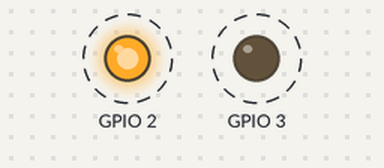
A program run on a simulated Raspberry Pi (BCM pin numbers). Shown: output pins drawn as LEDs (lit = HIGH). Dashed ring = blinking.

Above: at 0.1 s.
Timing chart, 0 to 3.0 s (numbered marks = the images above):
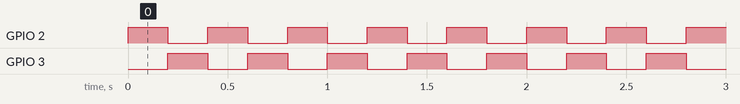

Measured:
- by itself, GPIO 2, GPIO 3: alternates HIGH for 0.20 s and LOW for 0.20 s

The program:

2.py
```python
import RPi.GPIO as GPIO
import time

GPIO.setmode(GPIO.BCM)
GPIO.setup(2, GPIO.OUT)
GPIO.setup(3, GPIO.OUT)

try:
    while True:
        GPIO.output(2, GPIO.HIGH)
        GPIO.output(3, GPIO.LOW)
        time.sleep(0.2)
        GPIO.output(2, GPIO.LOW)
        GPIO.output(3, GPIO.HIGH)
        time.sleep(0.2)
except:
    print("fin programa")
    GPIO.cleanup()
```
